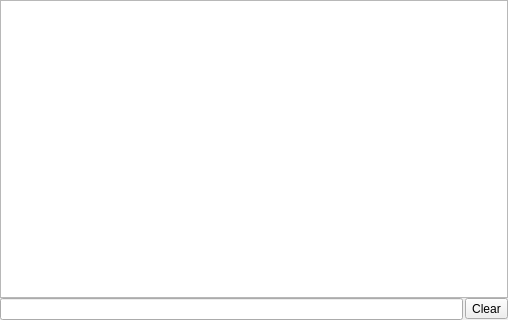
<?xml version="1.0" encoding="UTF-8"?>
<ui version="4.0">
 <class>MainWindow</class>
 <widget class="QMainWindow" name="MainWindow">
  <property name="geometry">
   <rect>
    <x>0</x>
    <y>0</y>
    <width>508</width>
    <height>320</height>
   </rect>
  </property>
  <property name="windowTitle">
   <string>Schnote</string>
  </property>
  <widget class="QWidget" name="centralWidget">
   <layout class="QGridLayout" name="gridLayout">
    <property name="margin">
     <number>0</number>
    </property>
    <property name="spacing">
     <number>0</number>
    </property>
    <item row="0" column="0">
     <widget class="QListView" name="listView"/>
    </item>
    <item row="1" column="0">
     <widget class="QWidget" name="searchWidget" native="true">
      <layout class="QGridLayout" name="gridLayout_2">
       <property name="margin">
        <number>0</number>
       </property>
       <property name="spacing">
        <number>2</number>
       </property>
       <item row="0" column="0">
        <widget class="QLineEdit" name="searchInput"/>
       </item>
       <item row="0" column="1">
        <widget class="QToolButton" name="clearSearch">
         <property name="text">
          <string>Clear</string>
         </property>
        </widget>
       </item>
      </layout>
     </widget>
    </item>
   </layout>
  </widget>
 </widget>
 <layoutdefault spacing="6" margin="11"/>
 <resources/>
 <connections/>
</ui>
